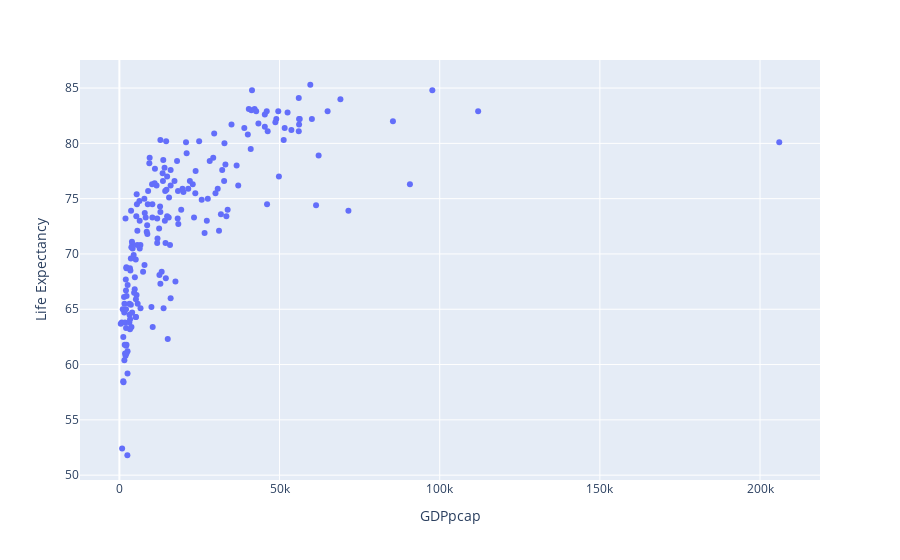

Notebook cell for this chart:
### Markdown cell above
## Plot World Poster

### Code cell
gwp_2019 = gapminder_df.query('Year == 2019' )

fig = px.scatter(
    gwp_2019,
    x='GDPpcap',
    y='Life Expectancy'
   )

fig.show()

### Figure 1 — Plotly figure (JSON) as saved in the notebook; plotly's stock layout.template omitted (floating-point values rounded to 4 significant figures; data arrays with more than 128 entries replaced by an {"elided": "..."} marker saying what was removed)
{"data": [{"hovertemplate": "GDPpcap=%{x}<br>Life Expectancy=%{y}<extra></extra>", "legendgroup": "", "marker": {"color": "#636efa", "symbol": "circle"}, "mode": "markers", "name": "", "orientation": "v", "showlegend": false, "type": "scatter", "x": {"elided": "193 int values"}, "xaxis": "x", "y": {"elided": "193 float values"}, "yaxis": "y"}], "layout": {"legend": {"tracegroupgap": 0}, "margin": {"t": 60}, "xaxis": {"anchor": "y", "domain": [0, 1], "title": {"text": "GDPpcap"}}, "yaxis": {"anchor": "x", "domain": [0, 1], "title": {"text": "Life Expectancy"}}}}
